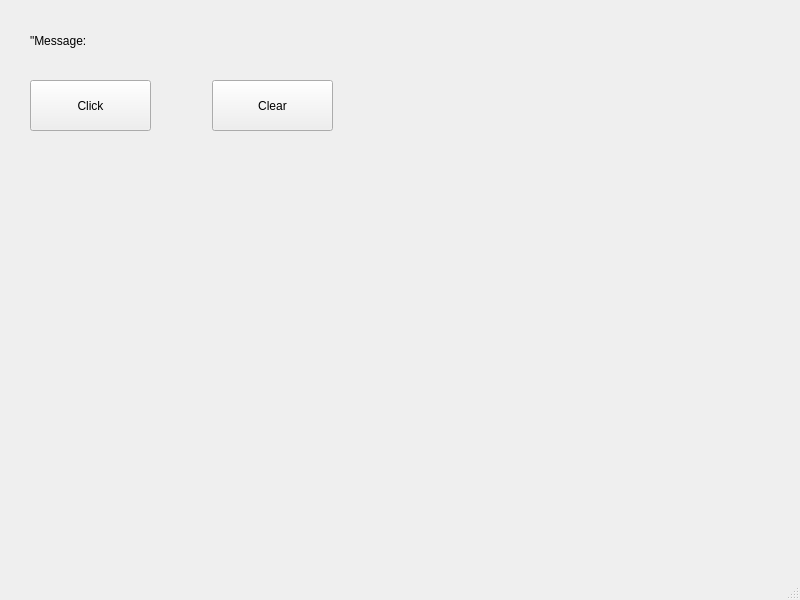
<?xml version="1.0" encoding="UTF-8"?>
<ui version="4.0">
 <class>MainWindow</class>
 <widget class="QMainWindow" name="MainWindow">
  <property name="geometry">
   <rect>
    <x>0</x>
    <y>0</y>
    <width>800</width>
    <height>600</height>
   </rect>
  </property>
  <property name="windowTitle">
   <string>MainWindow</string>
  </property>
  <widget class="QWidget" name="centralwidget">
   <widget class="QPushButton" name="pushButton">
    <property name="geometry">
     <rect>
      <x>30</x>
      <y>80</y>
      <width>121</width>
      <height>51</height>
     </rect>
    </property>
    <property name="text">
     <string>Click</string>
    </property>
   </widget>
   <widget class="QLabel" name="label">
    <property name="geometry">
     <rect>
      <x>30</x>
      <y>31</y>
      <width>81</width>
      <height>20</height>
     </rect>
    </property>
    <property name="text">
     <string>&quot;Message:</string>
    </property>
   </widget>
   <widget class="QPushButton" name="pushButton_2">
    <property name="geometry">
     <rect>
      <x>212</x>
      <y>80</y>
      <width>121</width>
      <height>51</height>
     </rect>
    </property>
    <property name="text">
     <string>Clear</string>
    </property>
   </widget>
   <widget class="QLabel" name="label_2">
    <property name="geometry">
     <rect>
      <x>150</x>
      <y>35</y>
      <width>201</width>
      <height>21</height>
     </rect>
    </property>
    <property name="text">
     <string/>
    </property>
   </widget>
  </widget>
  <widget class="QMenuBar" name="menubar">
   <property name="geometry">
    <rect>
     <x>0</x>
     <y>0</y>
     <width>800</width>
     <height>26</height>
    </rect>
   </property>
  </widget>
  <widget class="QStatusBar" name="statusbar"/>
 </widget>
 <resources/>
 <connections/>
</ui>
